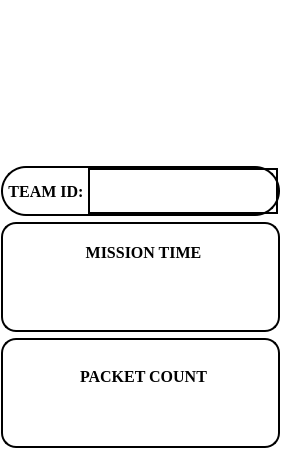
        <widget class="QFrame" name="side_panel_1">
         <property name="maximumSize">
          <size>
           <width>16777215</width>
           <height>16777215</height>
          </size>
         </property>
         <property name="styleSheet">
          <string notr="true">background: transparent;</string>
         </property>
         <property name="frameShape">
          <enum>QFrame::StyledPanel</enum>
         </property>
         <property name="frameShadow">
          <enum>QFrame::Raised</enum>
         </property>
         <layout class="QVBoxLayout" name="verticalLayout_4" stretch="2,0,0,0">
          <property name="spacing">
           <number>6</number>
          </property>
          <property name="leftMargin">
           <number>0</number>
          </property>
          <property name="topMargin">
           <number>0</number>
          </property>
          <property name="rightMargin">
           <number>4</number>
          </property>
          <property name="bottomMargin">
           <number>0</number>
          </property>
          <item>
           <widget class="QFrame" name="team_logo_2">
            <property name="minimumSize">
             <size>
              <width>147</width>
              <height>159</height>
             </size>
            </property>
            <property name="maximumSize">
             <size>
              <width>16777215</width>
              <height>175</height>
             </size>
            </property>
            <property name="styleSheet">
             <string notr="true">QFrame#team_logo_2{
	background:transparent;
	background-image: url(:/team_logo/team_sammard_logo_resize2.png);
	border-top-right-radius: 25px;
	background-repeat: no-repeat;
	background-position: center;
}</string>
            </property>
            <property name="frameShape">
             <enum>QFrame::StyledPanel</enum>
            </property>
            <property name="frameShadow">
             <enum>QFrame::Raised</enum>
            </property>
           </widget>
          </item>
          <item>
           <widget class="QFrame" name="teamID_frame">
            <property name="minimumSize">
             <size>
              <width>0</width>
              <height>50</height>
             </size>
            </property>
            <property name="maximumSize">
             <size>
              <width>16777215</width>
              <height>62</height>
             </size>
            </property>
            <property name="styleSheet">
             <string notr="true">background: white;
border-radius: 25px;
border: 2px solid black;</string>
            </property>
            <property name="frameShape">
             <enum>QFrame::StyledPanel</enum>
            </property>
            <property name="frameShadow">
             <enum>QFrame::Raised</enum>
            </property>
            <layout class="QHBoxLayout" name="horizontalLayout_41" stretch="0,1">
             <property name="spacing">
              <number>0</number>
             </property>
             <property name="leftMargin">
              <number>5</number>
             </property>
             <property name="topMargin">
              <number>0</number>
             </property>
             <property name="rightMargin">
              <number>0</number>
             </property>
             <property name="bottomMargin">
              <number>0</number>
             </property>
             <item>
              <widget class="QLabel" name="teamID">
               <property name="sizePolicy">
                <sizepolicy hsizetype="Preferred" vsizetype="Preferred">
                 <horstretch>0</horstretch>
                 <verstretch>0</verstretch>
                </sizepolicy>
               </property>
               <property name="minimumSize">
                <size>
                 <width>0</width>
                 <height>0</height>
                </size>
               </property>
               <property name="maximumSize">
                <size>
                 <width>16777215</width>
                 <height>50</height>
                </size>
               </property>
               <property name="font">
                <font>
                 <family>Times New Roman</family>
                 <pointsize>12</pointsize>
                 <weight>75</weight>
                 <bold>true</bold>
                </font>
               </property>
               <property name="styleSheet">
                <string notr="true">background: transparent;
border-radius: 25px;
border: 0px solid black;</string>
               </property>
               <property name="text">
                <string>TEAM ID: </string>
               </property>
               <property name="alignment">
                <set>Qt::AlignCenter</set>
               </property>
              </widget>
             </item>
             <item>
              <widget class="QFrame" name="frame_121">
               <property name="styleSheet">
                <string notr="true">background:transparent;
border:0pxs</string>
               </property>
               <property name="frameShape">
                <enum>QFrame::StyledPanel</enum>
               </property>
               <property name="frameShadow">
                <enum>QFrame::Raised</enum>
               </property>
              </widget>
             </item>
            </layout>
           </widget>
          </item>
          <item>
           <widget class="QFrame" name="mission_time_frame">
            <property name="maximumSize">
             <size>
              <width>16777215</width>
              <height>110</height>
             </size>
            </property>
            <property name="styleSheet">
             <string notr="true">background: white;
border-radius: 15px;
border: 2px solid black;</string>
            </property>
            <property name="frameShape">
             <enum>QFrame::StyledPanel</enum>
            </property>
            <property name="frameShadow">
             <enum>QFrame::Raised</enum>
            </property>
            <layout class="QGridLayout" name="gridLayout_2" rowstretch="1,2" columnstretch="1,2">
             <property name="leftMargin">
              <number>6</number>
             </property>
             <property name="topMargin">
              <number>9</number>
             </property>
             <property name="rightMargin">
              <number>0</number>
             </property>
             <property name="bottomMargin">
              <number>9</number>
             </property>
             <property name="verticalSpacing">
              <number>0</number>
             </property>
             <item row="1" column="0" alignment="Qt::AlignTop">
              <widget class="QLabel" name="mission_time_icon">
               <property name="styleSheet">
                <string notr="true">background: transparent;
border-radius: 15px;
border: 0px solid black;</string>
               </property>
               <property name="text">
                <string/>
               </property>
               <property name="pixmap">
                <pixmap>Image_resources/side_panel/Time.png</pixmap>
               </property>
               <property name="alignment">
                <set>Qt::AlignCenter</set>
               </property>
              </widget>
             </item>
             <item row="0" column="0" colspan="2" alignment="Qt::AlignBottom">
              <widget class="QLabel" name="mission_time_label">
               <property name="font">
                <font>
                 <family>Times New Roman</family>
                 <pointsize>12</pointsize>
                 <weight>75</weight>
                 <bold>true</bold>
                </font>
               </property>
               <property name="styleSheet">
                <string notr="true">background: transparent;
border-radius: 15px;
border: 0px solid black;</string>
               </property>
               <property name="text">
                <string>MISSION TIME</string>
               </property>
               <property name="alignment">
                <set>Qt::AlignCenter</set>
               </property>
              </widget>
             </item>
             <item row="1" column="1">
              <widget class="QFrame" name="mission_time">
               <property name="styleSheet">
                <string notr="true">background: transparent;
border-radius: 15px;
border: 0px solid black;</string>
               </property>
               <property name="frameShape">
                <enum>QFrame::StyledPanel</enum>
               </property>
               <property name="frameShadow">
                <enum>QFrame::Raised</enum>
               </property>
               <layout class="QVBoxLayout" name="verticalLayout_67">
                <property name="leftMargin">
                 <number>0</number>
                </property>
                <property name="topMargin">
                 <number>0</number>
                </property>
                <property name="rightMargin">
                 <number>0</number>
                </property>
                <property name="bottomMargin">
                 <number>0</number>
                </property>
                <item>
                 <widget class="QTextEdit" name="mission_time_text">
                  <property name="sizePolicy">
                   <sizepolicy hsizetype="Preferred" vsizetype="Preferred">
                    <horstretch>0</horstretch>
                    <verstretch>0</verstretch>
                   </sizepolicy>
                  </property>
                  <property name="minimumSize">
                   <size>
                    <width>118</width>
                    <height>30</height>
                   </size>
                  </property>
                  <property name="font">
                   <font>
                    <pointsize>12</pointsize>
                   </font>
                  </property>
                  <property name="styleSheet">
                   <string notr="true">background:transparent;</string>
                  </property>
                  <property name="verticalScrollBarPolicy">
                   <enum>Qt::ScrollBarAlwaysOff</enum>
                  </property>
                  <property name="horizontalScrollBarPolicy">
                   <enum>Qt::ScrollBarAlwaysOff</enum>
                  </property>
                  <property name="readOnly">
                   <bool>true</bool>
                  </property>
                 </widget>
                </item>
               </layout>
              </widget>
             </item>
            </layout>
           </widget>
          </item>
          <item>
           <widget class="QFrame" name="packet_count_frame">
            <property name="minimumSize">
             <size>
              <width>193</width>
              <height>110</height>
             </size>
            </property>
            <property name="maximumSize">
             <size>
              <width>16777215</width>
              <height>110</height>
             </size>
            </property>
            <property name="styleSheet">
             <string notr="true">background: white;
border-radius: 15px;
border: 2px solid black;</string>
            </property>
            <property name="frameShape">
             <enum>QFrame::StyledPanel</enum>
            </property>
            <property name="frameShadow">
             <enum>QFrame::Raised</enum>
            </property>
            <layout class="QGridLayout" name="gridLayout_3" rowstretch="1,2" columnstretch="1,2">
             <property name="leftMargin">
              <number>6</number>
             </property>
             <property name="topMargin">
              <number>9</number>
             </property>
             <property name="rightMargin">
              <number>0</number>
             </property>
             <property name="bottomMargin">
              <number>9</number>
             </property>
             <property name="horizontalSpacing">
              <number>6</number>
             </property>
             <property name="verticalSpacing">
              <number>0</number>
             </property>
             <item row="0" column="0" colspan="2" alignment="Qt::AlignHCenter|Qt::AlignBottom">
              <widget class="QLabel" name="packet_count_label">
               <property name="font">
                <font>
                 <family>Times New Roman</family>
                 <pointsize>12</pointsize>
                 <weight>75</weight>
                 <bold>true</bold>
                </font>
               </property>
               <property name="styleSheet">
                <string notr="true">background: transparent;
border-radius: 15px;
border: 0px solid black;</string>
               </property>
               <property name="text">
                <string>PACKET COUNT</string>
               </property>
              </widget>
             </item>
             <item row="1" column="0" alignment="Qt::AlignTop">
              <widget class="QLabel" name="packet_count_icon">
               <property name="styleSheet">
                <string notr="true">background: transparent;
border-radius: 15px;
border: 0px solid black;</string>
               </property>
               <property name="text">
                <string/>
               </property>
               <property name="pixmap">
                <pixmap>Image_resources/side_panel/Abacus.png</pixmap>
               </property>
               <property name="alignment">
                <set>Qt::AlignCenter</set>
               </property>
              </widget>
             </item>
             <item row="1" column="1">
              <widget class="QFrame" name="packet_count">
               <property name="maximumSize">
                <size>
                 <width>16777215</width>
                 <height>51</height>
                </size>
               </property>
               <property name="styleSheet">
                <string notr="true">background: transparent;
border-radius: 15px;
border: 0px solid black;</string>
               </property>
               <property name="frameShape">
                <enum>QFrame::StyledPanel</enum>
               </property>
               <property name="frameShadow">
                <enum>QFrame::Raised</enum>
               </property>
               <layout class="QVBoxLayout" name="verticalLayout_77">
                <property name="leftMargin">
                 <number>0</number>
                </property>
                <property name="topMargin">
                 <number>0</number>
                </property>
                <property name="rightMargin">
                 <number>0</number>
                </property>
                <property name="bottomMargin">
                 <number>0</number>
                </property>
                <item>
                 <widget class="QTextEdit" name="packet_count_text">
                  <property name="sizePolicy">
                   <sizepolicy hsizetype="Preferred" vsizetype="Preferred">
                    <horstretch>0</horstretch>
                    <verstretch>0</verstretch>
                   </sizepolicy>
                  </property>
                  <property name="minimumSize">
                   <size>
                    <width>118</width>
                    <height>30</height>
                   </size>
                  </property>
                  <property name="font">
                   <font>
                    <pointsize>12</pointsize>
                   </font>
                  </property>
                  <property name="styleSheet">
                   <string notr="true">background:transparent;</string>
                  </property>
                  <property name="verticalScrollBarPolicy">
                   <enum>Qt::ScrollBarAlwaysOff</enum>
                  </property>
                  <property name="horizontalScrollBarPolicy">
                   <enum>Qt::ScrollBarAlwaysOff</enum>
                  </property>
                  <property name="readOnly">
                   <bool>true</bool>
                  </property>
                 </widget>
                </item>
               </layout>
              </widget>
             </item>
            </layout>
           </widget>
          </item>
         </layout>
        </widget>
